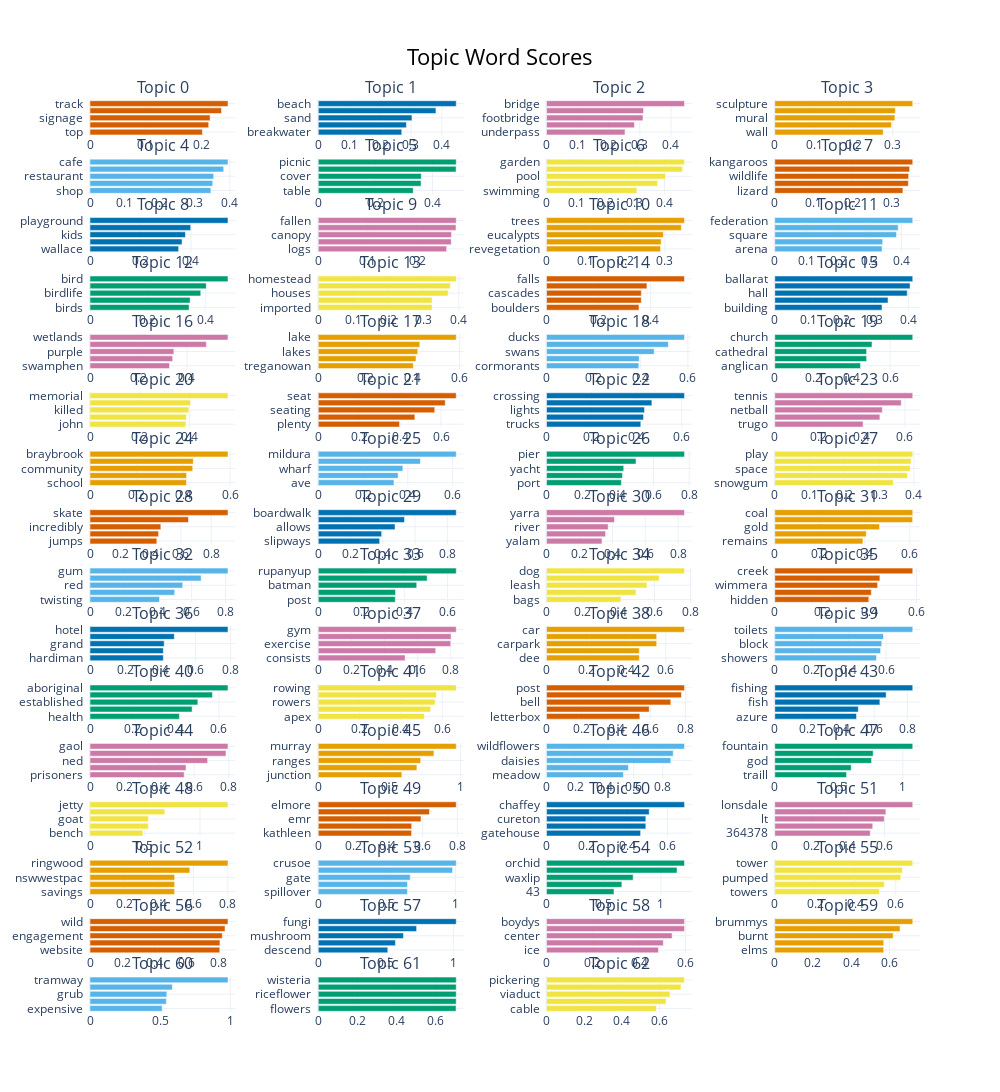

Notebook code cell kept with this figure:
### Code cell
topic_model.visualize_barchart(top_n_topics=n_unique_topics)

### Figure 1 — Plotly figure (JSON) as saved in the notebook; plotly's stock layout.template omitted (floating-point values rounded to 4 significant figures)
{"data": [{"marker": {"color": "#D55E00"}, "orientation": "h", "type": "bar", "x": [0.2015, 0.2128, 0.2153, 0.2358, 0.2474], "xaxis": "x", "y": ["top  ", "gravel  ", "signage  ", "steep  ", "track  "], "yaxis": "y"}, {"marker": {"color": "#0072B2"}, "orientation": "h", "type": "bar", "x": [0.2703, 0.2853, 0.3034, 0.3809, 0.4467], "xaxis": "x2", "y": ["breakwater  ", "tide  ", "sand  ", "bay  ", "beach  "], "yaxis": "y2"}, {"marker": {"color": "#CC79A7"}, "orientation": "h", "type": "bar", "x": [0.2524, 0.2825, 0.3101, 0.312, 0.4435], "xaxis": "x3", "y": ["underpass  ", "railway  ", "footbridge  ", "pedestrian  ", "bridge  "], "yaxis": "y3"}, {"marker": {"color": "#E69F00"}, "orientation": "h", "type": "bar", "x": [0.2757, 0.2965, 0.3054, 0.3067, 0.3508], "xaxis": "x4", "y": ["wall  ", "art  ", "mural  ", "artists  ", "sculpture  "], "yaxis": "y4"}, {"marker": {"color": "#56B4E9"}, "orientation": "h", "type": "bar", "x": [0.3457, 0.3511, 0.3538, 0.3823, 0.3947], "xaxis": "x5", "y": ["shop  ", "coffee  ", "restaurant  ", "bakery  ", "cafe  "], "yaxis": "y5"}, {"marker": {"color": "#009E73"}, "orientation": "h", "type": "bar", "x": [0.3325, 0.3597, 0.3605, 0.4824, 0.4829], "xaxis": "x6", "y": ["table  ", "tables  ", "cover  ", "bbq  ", "picnic  "], "yaxis": "y6"}, {"marker": {"color": "#F0E442"}, "orientation": "h", "type": "bar", "x": [0.3065, 0.3764, 0.4035, 0.4613, 0.4678], "xaxis": "x7", "y": ["swimming  ", "botanic  ", "pool  ", "gardens  ", "garden  "], "yaxis": "y7"}, {"marker": {"color": "#D55E00"}, "orientation": "h", "type": "bar", "x": [0.3302, 0.3443, 0.345, 0.3476, 0.3556], "xaxis": "x8", "y": ["lizard  ", "echidna  ", "wildlife  ", "animals  ", "kangaroos  "], "yaxis": "y8"}, {"marker": {"color": "#0072B2"}, "orientation": "h", "type": "bar", "x": [0.3513, 0.3649, 0.3783, 0.3992, 0.547], "xaxis": "x9", "y": ["wallace  ", "bayswater  ", "kids  ", "childrens  ", "playground  "], "yaxis": "y9"}, {"marker": {"color": "#CC79A7"}, "orientation": "h", "type": "bar", "x": [0.2593, 0.2688, 0.2692, 0.2783, 0.2788], "xaxis": "x10", "y": ["logs  ", "heathland  ", "canopy  ", "teal  ", "fallen  "], "yaxis": "y10"}, {"marker": {"color": "#E69F00"}, "orientation": "h", "type": "bar", "x": [0.2891, 0.2906, 0.2962, 0.3417, 0.3498], "xaxis": "x11", "y": ["revegetation  ", "native  ", "eucalypts  ", "tree  ", "trees  "], "yaxis": "y11"}, {"marker": {"color": "#56B4E9"}, "orientation": "h", "type": "bar", "x": [0.3391, 0.341, 0.3845, 0.3899, 0.436], "xaxis": "x12", "y": ["arena  ", "argus  ", "square  ", "flinders  ", "federation  "], "yaxis": "y12"}, {"marker": {"color": "#009E73"}, "orientation": "h", "type": "bar", "x": [0.3443, 0.3478, 0.3848, 0.4039, 0.4794], "xaxis": "x13", "y": ["birds  ", "nesting  ", "birdlife  ", "hide  ", "bird  "], "yaxis": "y13"}, {"marker": {"color": "#F0E442"}, "orientation": "h", "type": "bar", "x": [0.3238, 0.3238, 0.3695, 0.3758, 0.3925], "xaxis": "x14", "y": ["imported  ", "prefabricated  ", "houses  ", "house  ", "homestead  "], "yaxis": "y14"}, {"marker": {"color": "#D55E00"}, "orientation": "h", "type": "bar", "x": [0.3548, 0.3638, 0.3638, 0.3854, 0.5296], "xaxis": "x15", "y": ["boulders  ", "volcanic  ", "cascades  ", "rocks  ", "falls  "], "yaxis": "y15"}, {"marker": {"color": "#0072B2"}, "orientation": "h", "type": "bar", "x": [0.3211, 0.339, 0.3965, 0.405, 0.413], "xaxis": "x16", "y": ["building  ", "cinema  ", "hall  ", "civic  ", "ballarat  "], "yaxis": "y16"}, {"marker": {"color": "#CC79A7"}, "orientation": "h", "type": "bar", "x": [0.3282, 0.341, 0.3462, 0.4802, 0.5694], "xaxis": "x17", "y": ["swamphen  ", "ivanhoe  ", "purple  ", "wetland  ", "wetlands  "], "yaxis": "y17"}, {"marker": {"color": "#E69F00"}, "orientation": "h", "type": "bar", "x": [0.4037, 0.4153, 0.4227, 0.4313, 0.5862], "xaxis": "x18", "y": ["treganowan  ", "weeroona  ", "lakes  ", "hume  ", "lake  "], "yaxis": "y18"}, {"marker": {"color": "#56B4E9"}, "orientation": "h", "type": "bar", "x": [0.3915, 0.3934, 0.4568, 0.5169, 0.5854], "xaxis": "x19", "y": ["cormorants  ", "pelican  ", "swans  ", "pelicans  ", "ducks  "], "yaxis": "y19"}, {"marker": {"color": "#009E73"}, "orientation": "h", "type": "bar", "x": [0.4465, 0.478, 0.478, 0.5062, 0.7181], "xaxis": "x20", "y": ["anglican  ", "sacred  ", "cathedral  ", "uniting  ", "church  "], "yaxis": "y20"}, {"marker": {"color": "#F0E442"}, "orientation": "h", "type": "bar", "x": [0.3858, 0.3881, 0.3979, 0.4046, 0.5557], "xaxis": "x21", "y": ["john  ", "cenotaph  ", "killed  ", "war  ", "memorial  "], "yaxis": "y21"}, {"marker": {"color": "#D55E00"}, "orientation": "h", "type": "bar", "x": [0.3972, 0.4721, 0.5692, 0.6204, 0.6742], "xaxis": "x22", "y": ["plenty  ", "rest  ", "seating  ", "seats  ", "seat  "], "yaxis": "y22"}, {"marker": {"color": "#0072B2"}, "orientation": "h", "type": "bar", "x": [0.4183, 0.4305, 0.4348, 0.4675, 0.6122], "xaxis": "x23", "y": ["trucks  ", "traffic  ", "lights  ", "careful  ", "crossing  "], "yaxis": "y23"}, {"marker": {"color": "#CC79A7"}, "orientation": "h", "type": "bar", "x": [0.4074, 0.4844, 0.4958, 0.583, 0.6359], "xaxis": "x24", "y": ["trugo  ", "basketball  ", "netball  ", "courts  ", "tennis  "], "yaxis": "y24"}, {"marker": {"color": "#E69F00"}, "orientation": "h", "type": "bar", "x": [0.4132, 0.4138, 0.4402, 0.4425, 0.5913], "xaxis": "x25", "y": ["school  ", "primary  ", "community  ", "library  ", "braybrook  "], "yaxis": "y25"}, {"marker": {"color": "#56B4E9"}, "orientation": "h", "type": "bar", "x": [0.3381, 0.3565, 0.3781, 0.4562, 0.6162], "xaxis": "x26", "y": ["ave  ", "shillidays  ", "wharf  ", "milduras  ", "mildura  "], "yaxis": "y26"}, {"marker": {"color": "#009E73"}, "orientation": "h", "type": "bar", "x": [0.4199, 0.4257, 0.4331, 0.5017, 0.7738], "xaxis": "x27", "y": ["port  ", "altona  ", "yacht  ", "princes  ", "pier  "], "yaxis": "y27"}, {"marker": {"color": "#F0E442"}, "orientation": "h", "type": "bar", "x": [0.3406, 0.3811, 0.389, 0.3916, 0.3964], "xaxis": "x28", "y": ["snowgum  ", "michie  ", "space  ", "jaycee  ", "play  "], "yaxis": "y28"}, {"marker": {"color": "#D55E00"}, "orientation": "h", "type": "bar", "x": [0.4411, 0.4527, 0.4676, 0.6499, 0.9108], "xaxis": "x29", "y": ["jumps  ", "bigger  ", "incredibly  ", "bmx  ", "skate  "], "yaxis": "y29"}, {"marker": {"color": "#0072B2"}, "orientation": "h", "type": "bar", "x": [0.3805, 0.3929, 0.4759, 0.5346, 0.8551], "xaxis": "x30", "y": ["slipways  ", "wet  ", "allows  ", "boardwalks  ", "boardwalk  "], "yaxis": "y30"}, {"marker": {"color": "#CC79A7"}, "orientation": "h", "type": "bar", "x": [0.3372, 0.3591, 0.375, 0.413, 0.8388], "xaxis": "x31", "y": ["yalam  ", "mcec  ", "river  ", "como  ", "yarra  "], "yaxis": "y31"}, {"marker": {"color": "#E69F00"}, "orientation": "h", "type": "bar", "x": [0.3919, 0.4067, 0.4656, 0.6127, 0.6132], "xaxis": "x32", "y": ["remains  ", "foundations  ", "gold  ", "mine  ", "coal  "], "yaxis": "y32"}, {"marker": {"color": "#56B4E9"}, "orientation": "h", "type": "bar", "x": [0.4104, 0.5002, 0.5474, 0.6564, 0.8149], "xaxis": "x33", "y": ["twisting  ", "gumtree  ", "red  ", "gums  ", "gum  "], "yaxis": "y33"}, {"marker": {"color": "#009E73"}, "orientation": "h", "type": "bar", "x": [0.3579, 0.359, 0.4576, 0.5059, 0.6411], "xaxis": "x34", "y": ["post  ", "keysborough  ", "batman  ", "golf  ", "rupanyup  "], "yaxis": "y34"}, {"marker": {"color": "#F0E442"}, "orientation": "h", "type": "bar", "x": [0.4132, 0.497, 0.5576, 0.6258, 0.7667], "xaxis": "x35", "y": ["bags  ", "pooch  ", "leash  ", "dogs  ", "dog  "], "yaxis": "y35"}, {"marker": {"color": "#D55E00"}, "orientation": "h", "type": "bar", "x": [0.3981, 0.4088, 0.4354, 0.4449, 0.584], "xaxis": "x36", "y": ["hidden  ", "stony  ", "wimmera  ", "yarriambiack  ", "creek  "], "yaxis": "y36"}, {"marker": {"color": "#0072B2"}, "orientation": "h", "type": "bar", "x": [0.4173, 0.4173, 0.4221, 0.4798, 0.7852], "xaxis": "x37", "y": ["hardiman  ", "morgala  ", "grand  ", "tinamba  ", "hotel  "], "yaxis": "y37"}, {"marker": {"color": "#CC79A7"}, "orientation": "h", "type": "bar", "x": [0.5239, 0.7086, 0.7992, 0.8012, 0.8324], "xaxis": "x38", "y": ["consists  ", "outdoor  ", "exercise  ", "equipment  ", "gym  "], "yaxis": "y38"}, {"marker": {"color": "#E69F00"}, "orientation": "h", "type": "bar", "x": [0.4668, 0.4668, 0.5541, 0.5541, 0.694], "xaxis": "x39", "y": ["dee  ", "thunder  ", "carpark  ", "parking  ", "car  "], "yaxis": "y39"}, {"marker": {"color": "#56B4E9"}, "orientation": "h", "type": "bar", "x": [0.5484, 0.5705, 0.5769, 0.5863, 0.7439], "xaxis": "x40", "y": ["showers  ", "public  ", "block  ", "toilet  ", "toilets  "], "yaxis": "y40"}, {"marker": {"color": "#009E73"}, "orientation": "h", "type": "bar", "x": [0.4161, 0.4756, 0.502, 0.5699, 0.6424], "xaxis": "x41", "y": ["health  ", "koori  ", "established  ", "gertrude  ", "aboriginal  "], "yaxis": "y41"}, {"marker": {"color": "#F0E442"}, "orientation": "h", "type": "bar", "x": [0.513, 0.5438, 0.565, 0.5714, 0.6673], "xaxis": "x42", "y": ["apex  ", "clubs  ", "rowers  ", "boat  ", "rowing  "], "yaxis": "y42"}, {"marker": {"color": "#D55E00"}, "orientation": "h", "type": "bar", "x": [0.537, 0.591, 0.7152, 0.7765, 0.7939], "xaxis": "x43", "y": ["letterbox  ", "clock  ", "bell  ", "office  ", "post  "], "yaxis": "y43"}, {"marker": {"color": "#0072B2"}, "orientation": "h", "type": "bar", "x": [0.4932, 0.504, 0.6342, 0.6721, 0.8326], "xaxis": "x44", "y": ["azure  ", "anglers  ", "fish  ", "trout  ", "fishing  "], "yaxis": "y44"}, {"marker": {"color": "#CC79A7"}, "orientation": "h", "type": "bar", "x": [0.5424, 0.553, 0.6777, 0.7833, 0.7949], "xaxis": "x45", "y": ["prisoners  ", "precinct  ", "ned  ", "beechworth  ", "gaol  "], "yaxis": "y45"}, {"marker": {"color": "#E69F00"}, "orientation": "h", "type": "bar", "x": [0.5873, 0.6926, 0.7193, 0.8123, 0.969], "xaxis": "x46", "y": ["junction  ", "rivers  ", "ranges  ", "brisbane  ", "murray  "], "yaxis": "y46"}, {"marker": {"color": "#56B4E9"}, "orientation": "h", "type": "bar", "x": [0.5289, 0.5633, 0.8549, 0.8713, 0.9489], "xaxis": "x47", "y": ["meadow  ", "yam  ", "daisies  ", "wildflower  ", "wildflowers  "], "yaxis": "y47"}, {"marker": {"color": "#009E73"}, "orientation": "h", "type": "bar", "x": [0.5602, 0.5967, 0.7556, 0.7682, 1.077], "xaxis": "x48", "y": ["traill  ", "7th  ", "god  ", "alexandra  ", "fountain  "], "yaxis": "y48"}, {"marker": {"color": "#F0E442"}, "orientation": "h", "type": "bar", "x": [0.4805, 0.5311, 0.5311, 0.6804, 1.255], "xaxis": "x49", "y": ["bench  ", "coffs  ", "goat  ", "warneet  ", "jetty  "], "yaxis": "y49"}, {"marker": {"color": "#D55E00"}, "orientation": "h", "type": "bar", "x": [0.5367, 0.5374, 0.5911, 0.6396, 0.7936], "xaxis": "x50", "y": ["kathleen  ", "station  ", "emr  ", "preschool  ", "elmore  "], "yaxis": "y50"}, {"marker": {"color": "#0072B2"}, "orientation": "h", "type": "bar", "x": [0.4673, 0.4933, 0.4933, 0.5101, 0.6852], "xaxis": "x51", "y": ["gatehouse  ", "bungalow  ", "cureton  ", "avenue  ", "chaffey  "], "yaxis": "y51"}, {"marker": {"color": "#CC79A7"}, "orientation": "h", "type": "bar", "x": [0.5214, 0.535, 0.5982, 0.6069, 0.7536], "xaxis": "x52", "y": ["364378  ", "clinic  ", "lt  ", "womens  ", "lonsdale  "], "yaxis": "y52"}, {"marker": {"color": "#E69F00"}, "orientation": "h", "type": "bar", "x": [0.4912, 0.4912, 0.4912, 0.5796, 0.801], "xaxis": "x53", "y": ["savings  ", "finnish  ", "nswwestpac  ", "maroondah  ", "ringwood  "], "yaxis": "y53"}, {"marker": {"color": "#56B4E9"}, "orientation": "h", "type": "bar", "x": [0.6505, 0.6505, 0.6706, 0.9795, 1.006], "xaxis": "x54", "y": ["spillover  ", "millers  ", "gate  ", "reservoir  ", "crusoe  "], "yaxis": "y54"}, {"marker": {"color": "#009E73"}, "orientation": "h", "type": "bar", "x": [0.5896, 0.6585, 0.7571, 1.141, 1.206], "xaxis": "x55", "y": ["43  ", "glossodia  ", "waxlip  ", "orchids  ", "orchid  "], "yaxis": "y55"}, {"marker": {"color": "#F0E442"}, "orientation": "h", "type": "bar", "x": [0.5185, 0.5434, 0.6246, 0.6326, 0.6842], "xaxis": "x56", "y": ["towers  ", "supply  ", "pumped  ", "towns  ", "tower  "], "yaxis": "y56"}, {"marker": {"color": "#D55E00"}, "orientation": "h", "type": "bar", "x": [0.805, 0.806, 0.8205, 0.8376, 0.8559], "xaxis": "x57", "y": ["website  ", "nature  ", "engagement  ", "notforprofit  ", "wild  "], "yaxis": "y57"}, {"marker": {"color": "#0072B2"}, "orientation": "h", "type": "bar", "x": [0.5138, 0.5701, 0.6293, 0.7266, 1.019], "xaxis": "x58", "y": ["descend  ", "spider  ", "mushroom  ", "mushrooms  ", "fungi  "], "yaxis": "y58"}, {"marker": {"color": "#CC79A7"}, "orientation": "h", "type": "bar", "x": [0.483, 0.5041, 0.5421, 0.5955, 0.5955], "xaxis": "x59", "y": ["ice  ", "mornington  ", "center  ", "anthills  ", "boydys  "], "yaxis": "y59"}, {"marker": {"color": "#E69F00"}, "orientation": "h", "type": "bar", "x": [0.5706, 0.5706, 0.62, 0.6561, 0.7226], "xaxis": "x60", "y": ["elms  ", "bremner  ", "burnt  ", "weeks  ", "brummys  "], "yaxis": "y60"}, {"marker": {"color": "#56B4E9"}, "orientation": "h", "type": "bar", "x": [0.5142, 0.5441, 0.5477, 0.5868, 0.9835], "xaxis": "x61", "y": ["expensive  ", "lysterfield  ", "grub  ", "formation  ", "tramway  "], "yaxis": "y61"}, {"marker": {"color": "#009E73"}, "orientation": "h", "type": "bar", "x": [0.7024, 0.7034, 0.7034, 0.7034, 0.7034], "xaxis": "x62", "y": ["flowers  ", "dilwinia  ", "riceflower  ", "emblem  ", "wisteria  "], "yaxis": "y62"}, {"marker": {"color": "#F0E442"}, "orientation": "h", "type": "bar", "x": [0.5831, 0.6347, 0.6556, 0.7142, 0.7329], "xaxis": "x63", "y": ["cable  ", "doncaster  ", "viaduct  ", "koonung  ", "pickering  "], "yaxis": "y63"}], "layout": {"annotations": [{"font": {"size": 16}, "showarrow": false, "text": "Topic 0", "x": 0.0875, "xanchor": "center", "xref": "paper", "y": 1, "yanchor": "bottom", "yref": "paper"}, {"font": {"size": 16}, "showarrow": false, "text": "Topic 1", "x": 0.3625, "xanchor": "center", "xref": "paper", "y": 1, "yanchor": "bottom", "yref": "paper"}, {"font": {"size": 16}, "showarrow": false, "text": "Topic 2", "x": 0.6375, "xanchor": "center", "xref": "paper", "y": 1, "yanchor": "bottom", "yref": "paper"}, {"font": {"size": 16}, "showarrow": false, "text": "Topic 3", "x": 0.9125, "xanchor": "center", "xref": "paper", "y": 1, "yanchor": "bottom", "yref": "paper"}, {"font": {"size": 16}, "showarrow": false, "text": "Topic 4", "x": 0.0875, "xanchor": "center", "xref": "paper", "y": 0.9359, "yanchor": "bottom", "yref": "paper"}, {"font": {"size": 16}, "showarrow": false, "text": "Topic 5", "x": 0.3625, "xanchor": "center", "xref": "paper", "y": 0.9359, "yanchor": "bottom", "yref": "paper"}, {"font": {"size": 16}, "showarrow": false, "text": "Topic 6", "x": 0.6375, "xanchor": "center", "xref": "paper", "y": 0.9359, "yanchor": "bottom", "yref": "paper"}, {"font": {"size": 16}, "showarrow": false, "text": "Topic 7", "x": 0.9125, "xanchor": "center", "xref": "paper", "y": 0.9359, "yanchor": "bottom", "yref": "paper"}, {"font": {"size": 16}, "showarrow": false, "text": "Topic 8", "x": 0.0875, "xanchor": "center", "xref": "paper", "y": 0.8719, "yanchor": "bottom", "yref": "paper"}, {"font": {"size": 16}, "showarrow": false, "text": "Topic 9", "x": 0.3625, "xanchor": "center", "xref": "paper", "y": 0.8719, "yanchor": "bottom", "yref": "paper"}, {"font": {"size": 16}, "showarrow": false, "text": "Topic 10", "x": 0.6375, "xanchor": "center", "xref": "paper", "y": 0.8719, "yanchor": "bottom", "yref": "paper"}, {"font": {"size": 16}, "showarrow": false, "text": "Topic 11", "x": 0.9125, "xanchor": "center", "xref": "paper", "y": 0.8719, "yanchor": "bottom", "yref": "paper"}, {"font": {"size": 16}, "showarrow": false, "text": "Topic 12", "x": 0.0875, "xanchor": "center", "xref": "paper", "y": 0.8078, "yanchor": "bottom", "yref": "paper"}, {"font": {"size": 16}, "showarrow": false, "text": "Topic 13", "x": 0.3625, "xanchor": "center", "xref": "paper", "y": 0.8078, "yanchor": "bottom", "yref": "paper"}, {"font": {"size": 16}, "showarrow": false, "text": "Topic 14", "x": 0.6375, "xanchor": "center", "xref": "paper", "y": 0.8078, "yanchor": "bottom", "yref": "paper"}, {"font": {"size": 16}, "showarrow": false, "text": "Topic 15", "x": 0.9125, "xanchor": "center", "xref": "paper", "y": 0.8078, "yanchor": "bottom", "yref": "paper"}, {"font": {"size": 16}, "showarrow": false, "text": "Topic 16", "x": 0.0875, "xanchor": "center", "xref": "paper", "y": 0.7438, "yanchor": "bottom", "yref": "paper"}, {"font": {"size": 16}, "showarrow": false, "text": "Topic 17", "x": 0.3625, "xanchor": "center", "xref": "paper", "y": 0.7438, "yanchor": "bottom", "yref": "paper"}, {"font": {"size": 16}, "showarrow": false, "text": "Topic 18", "x": 0.6375, "xanchor": "center", "xref": "paper", "y": 0.7438, "yanchor": "bottom", "yref": "paper"}, {"font": {"size": 16}, "showarrow": false, "text": "Topic 19", "x": 0.9125, "xanchor": "center", "xref": "paper", "y": 0.7438, "yanchor": "bottom", "yref": "paper"}, {"font": {"size": 16}, "showarrow": false, "text": "Topic 20", "x": 0.0875, "xanchor": "center", "xref": "paper", "y": 0.6797, "yanchor": "bottom", "yref": "paper"}, {"font": {"size": 16}, "showarrow": false, "text": "Topic 21", "x": 0.3625, "xanchor": "center", "xref": "paper", "y": 0.6797, "yanchor": "bottom", "yref": "paper"}, {"font": {"size": 16}, "showarrow": false, "text": "Topic 22", "x": 0.6375, "xanchor": "center", "xref": "paper", "y": 0.6797, "yanchor": "bottom", "yref": "paper"}, {"font": {"size": 16}, "showarrow": false, "text": "Topic 23", "x": 0.9125, "xanchor": "center", "xref": "paper", "y": 0.6797, "yanchor": "bottom", "yref": "paper"}, {"font": {"size": 16}, "showarrow": false, "text": "Topic 24", "x": 0.0875, "xanchor": "center", "xref": "paper", "y": 0.6156, "yanchor": "bottom", "yref": "paper"}, {"font": {"size": 16}, "showarrow": false, "text": "Topic 25", "x": 0.3625, "xanchor": "center", "xref": "paper", "y": 0.6156, "yanchor": "bottom", "yref": "paper"}, {"font": {"size": 16}, "showarrow": false, "text": "Topic 26", "x": 0.6375, "xanchor": "center", "xref": "paper", "y": 0.6156, "yanchor": "bottom", "yref": "paper"}, {"font": {"size": 16}, "showarrow": false, "text": "Topic 27", "x": 0.9125, "xanchor": "center", "xref": "paper", "y": 0.6156, "yanchor": "bottom", "yref": "paper"}, {"font": {"size": 16}, "showarrow": false, "text": "Topic 28", "x": 0.0875, "xanchor": "center", "xref": "paper", "y": 0.5516, "yanchor": "bottom", "yref": "paper"}, {"font": {"size": 16}, "showarrow": false, "text": "Topic 29", "x": 0.3625, "xanchor": "center", "xref": "paper", "y": 0.5516, "yanchor": "bottom", "yref": "paper"}, {"font": {"size": 16}, "showarrow": false, "text": "Topic 30", "x": 0.6375, "xanchor": "center", "xref": "paper", "y": 0.5516, "yanchor": "bottom", "yref": "paper"}, {"font": {"size": 16}, "showarrow": false, "text": "Topic 31", "x": 0.9125, "xanchor": "center", "xref": "paper", "y": 0.5516, "yanchor": "bottom", "yref": "paper"}, {"font": {"size": 16}, "showarrow": false, "text": "Topic 32", "x": 0.0875, "xanchor": "center", "xref": "paper", "y": 0.4875, "yanchor": "bottom", "yref": "paper"}, {"font": {"size": 16}, "showarrow": false, "text": "Topic 33", "x": 0.3625, "xanchor": "center", "xref": "paper", "y": 0.4875, "yanchor": "bottom", "yref": "paper"}, {"font": {"size": 16}, "showarrow": false, "text": "Topic 34", "x": 0.6375, "xanchor": "center", "xref": "paper", "y": 0.4875, "yanchor": "bottom", "yref": "paper"}, {"font": {"size": 16}, "showarrow": false, "text": "Topic 35", "x": 0.9125, "xanchor": "center", "xref": "paper", "y": 0.4875, "yanchor": "bottom", "yref": "paper"}, {"font": {"size": 16}, "showarrow": false, "text": "Topic 36", "x": 0.0875, "xanchor": "center", "xref": "paper", "y": 0.4234, "yanchor": "bottom", "yref": "paper"}, {"font": {"size": 16}, "showarrow": false, "text": "Topic 37", "x": 0.3625, "xanchor": "center", "xref": "paper", "y": 0.4234, "yanchor": "bottom", "yref": "paper"}, {"font": {"size": 16}, "showarrow": false, "text": "Topic 38", "x": 0.6375, "xanchor": "center", "xref": "paper", "y": 0.4234, "yanchor": "bottom", "yref": "paper"}, {"font": {"size": 16}, "showarrow": false, "text": "Topic 39", "x": 0.9125, "xanchor": "center", "xref": "paper", "y": 0.4234, "yanchor": "bottom", "yref": "paper"}, {"font": {"size": 16}, "showarrow": false, "text": "Topic 40", "x": 0.0875, "xanchor": "center", "xref": "paper", "y": 0.3594, "yanchor": "bottom", "yref": "paper"}, {"font": {"size": 16}, "showarrow": false, "text": "Topic 41", "x": 0.3625, "xanchor": "center", "xref": "paper", "y": 0.3594, "yanchor": "bottom", "yref": "paper"}, {"font": {"size": 16}, "showarrow": false, "text": "Topic 42", "x": 0.6375, "xanchor": "center", "xref": "paper", "y": 0.3594, "yanchor": "bottom", "yref": "paper"}, {"font": {"size": 16}, "showarrow": false, "text": "Topic 43", "x": 0.9125, "xanchor": "center", "xref": "paper", "y": 0.3594, "yanchor": "bottom", "yref": "paper"}, {"font": {"size": 16}, "showarrow": false, "text": "Topic 44", "x": 0.0875, "xanchor": "center", "xref": "paper", "y": 0.2953, "yanchor": "bottom", "yref": "paper"}, {"font": {"size": 16}, "showarrow": false, "text": "Topic 45", "x": 0.3625, "xanchor": "center", "xref": "paper", "y": 0.2953, "yanchor": "bottom", "yref": "paper"}, {"font": {"size": 16}, "showarrow": false, "text": "Topic 46", "x": 0.6375, "xanchor": "center", "xref": "paper", "y": 0.2953, "yanchor": "bottom", "yref": "paper"}, {"font": {"size": 16}, "showarrow": false, "text": "Topic 47", "x": 0.9125, "xanchor": "center", "xref": "paper", "y": 0.2953, "yanchor": "bottom", "yref": "paper"}, {"font": {"size": 16}, "showarrow": false, "text": "Topic 48", "x": 0.0875, "xanchor": "center", "xref": "paper", "y": 0.2313, "yanchor": "bottom", "yref": "paper"}, {"font": {"size": 16}, "showarrow": false, "text": "Topic 49", "x": 0.3625, "xanchor": "center", "xref": "paper", "y": 0.2313, "yanchor": "bottom", "yref": "paper"}, {"font": {"size": 16}, "showarrow": false, "text": "Topic 50", "x": 0.6375, "xanchor": "center", "xref": "paper", "y": 0.2313, "yanchor": "bottom", "yref": "paper"}, {"font": {"size": 16}, "showarrow": false, "text": "Topic 51", "x": 0.9125, "xanchor": "center", "xref": "paper", "y": 0.2313, "yanchor": "bottom", "yref": "paper"}, {"font": {"size": 16}, "showarrow": false, "text": "Topic 52", "x": 0.0875, "xanchor": "center", "xref": "paper", "y": 0.1672, "yanchor": "bottom", "yref": "paper"}, {"font": {"size": 16}, "showarrow": false, "text": "Topic 53", "x": 0.3625, "xanchor": "center", "xref": "paper", "y": 0.1672, "yanchor": "bottom", "yref": "paper"}, {"font": {"size": 16}, "showarrow": false, "text": "Topic 54", "x": 0.6375, "xanchor": "center", "xref": "paper", "y": 0.1672, "yanchor": "bottom", "yref": "paper"}, {"font": {"size": 16}, "showarrow": false, "text": "Topic 55", "x": 0.9125, "xanchor": "center", "xref": "paper", "y": 0.1672, "yanchor": "bottom", "yref": "paper"}, {"font": {"size": 16}, "showarrow": false, "text": "Topic 56", "x": 0.0875, "xanchor": "center", "xref": "paper", "y": 0.1031, "yanchor": "bottom", "yref": "paper"}, {"font": {"size": 16}, "showarrow": false, "text": "Topic 57", "x": 0.3625, "xanchor": "center", "xref": "paper", "y": 0.1031, "yanchor": "bottom", "yref": "paper"}, {"font": {"size": 16}, "showarrow": false, "text": "Topic 58", "x": 0.6375, "xanchor": "center", "xref": "paper", "y": 0.1031, "yanchor": "bottom", "yref": "paper"}, {"font": {"size": 16}, "showarrow": false, "text": "Topic 59", "x": 0.9125, "xanchor": "center", "xref": "paper", "y": 0.1031, "yanchor": "bottom", "yref": "paper"}, {"font": {"size": 16}, "showarrow": false, "text": "Topic 60", "x": 0.0875, "xanchor": "center", "xref": "paper", "y": 0.03906, "yanchor": "bottom", "yref": "paper"}, {"font": {"size": 16}, "showarrow": false, "text": "Topic 61", "x": 0.3625, "xanchor": "center", "xref": "paper", "y": 0.03906, "yanchor": "bottom", "yref": "paper"}, {"font": {"size": 16}, "showarrow": false, "text": "Topic 62", "x": 0.6375, "xanchor": "center", "xref": "paper", "y": 0.03906, "yanchor": "bottom", "yref": "paper"}], "height": 4000, "hoverlabel": {"bgcolor": "white", "font": {"family": "Rockwell", "size": 16}}, "showlegend": false, "title": {"font": {"color": "Black", "size": 22}, "text": "Topic Word Scores", "x": 0.5, "xanchor": "center", "yanchor": "top"}, "width": 1000, "xaxis": {"anchor": "y", "domain": [0, 0.175], "showgrid": true}, "xaxis10": {"anchor": "y10", "domain": [0.275, 0.45], "showgrid": true}, "xaxis11": {"anchor": "y11", "domain": [0.55, 0.725], "showgrid": true}, "xaxis12": {"anchor": "y12", "domain": [0.825, 1], "showgrid": true}, "xaxis13": {"anchor": "y13", "domain": [0, 0.175], "showgrid": true}, "xaxis14": {"anchor": "y14", "domain": [0.275, 0.45], "showgrid": true}, "xaxis15": {"anchor": "y15", "domain": [0.55, 0.725], "showgrid": true}, "xaxis16": {"anchor": "y16", "domain": [0.825, 1], "showgrid": true}, "xaxis17": {"anchor": "y17", "domain": [0, 0.175], "showgrid": true}, "xaxis18": {"anchor": "y18", "domain": [0.275, 0.45], "showgrid": true}, "xaxis19": {"anchor": "y19", "domain": [0.55, 0.725], "showgrid": true}, "xaxis2": {"anchor": "y2", "domain": [0.275, 0.45], "showgrid": true}, "xaxis20": {"anchor": "y20", "domain": [0.825, 1], "showgrid": true}, "xaxis21": {"anchor": "y21", "domain": [0, 0.175], "showgrid": true}, "xaxis22": {"anchor": "y22", "domain": [0.275, 0.45], "showgrid": true}, "xaxis23": {"anchor": "y23", "domain": [0.55, 0.725], "showgrid": true}, "xaxis24": {"anchor": "y24", "domain": [0.825, 1], "showgrid": true}, "xaxis25": {"anchor": "y25", "domain": [0, 0.175], "showgrid": true}, "xaxis26": {"anchor": "y26", "domain": [0.275, 0.45], "showgrid": true}, "xaxis27": {"anchor": "y27", "domain": [0.55, 0.725], "showgrid": true}, "xaxis28": {"anchor": "y28", "domain": [0.825, 1], "showgrid": true}, "xaxis29": {"anchor": "y29", "domain": [0, 0.175], "showgrid": true}, "xaxis3": {"anchor": "y3", "domain": [0.55, 0.725], "showgrid": true}, "xaxis30": {"anchor": "y30", "domain": [0.275, 0.45], "showgrid": true}, "xaxis31": {"anchor": "y31", "domain": [0.55, 0.725], "showgrid": true}, "xaxis32": {"anchor": "y32", "domain": [0.825, 1], "showgrid": true}, "xaxis33": {"anchor": "y33", "domain": [0, 0.175], "showgrid": true}, "xaxis34": {"anchor": "y34", "domain": [0.275, 0.45], "showgrid": true}, "xaxis35": {"anchor": "y35", "domain": [0.55, 0.725], "showgrid": true}, "xaxis36": {"anchor": "y36", "domain": [0.825, 1], "showgrid": true}, "xaxis37": {"anchor": "y37", "domain": [0, 0.175], "showgrid": true}, "xaxis38": {"anchor": "y38", "domain": [0.275, 0.45], "showgrid": true}, "xaxis39": {"anchor": "y39", "domain": [0.55, 0.725], "showgrid": true}, "xaxis4": {"anchor": "y4", "domain": [0.825, 1], "showgrid": true}, "xaxis40": {"anchor": "y40", "domain": [0.825, 1], "showgrid": true}, "xaxis41": {"anchor": "y41", "domain": [0, 0.175], "showgrid": true}, "xaxis42": {"anchor": "y42", "domain": [0.275, 0.45], "showgrid": true}, "xaxis43": {"anchor": "y43", "domain": [0.55, 0.725], "showgrid": true}, "xaxis44": {"anchor": "y44", "domain": [0.825, 1], "showgrid": true}, "xaxis45": {"anchor": "y45", "domain": [0, 0.175], "showgrid": true}, "xaxis46": {"anchor": "y46", "domain": [0.275, 0.45], "showgrid": true}, "xaxis47": {"anchor": "y47", "domain": [0.55, 0.725], "showgrid": true}, "xaxis48": {"anchor": "y48", "domain": [0.825, 1], "showgrid": true}, "xaxis49": {"anchor": "y49", "domain": [0, 0.175], "showgrid": true}, "xaxis5": {"anchor": "y5", "domain": [0, 0.175], "showgrid": true}, "xaxis50": {"anchor": "y50", "domain": [0.275, 0.45], "showgrid": true}, "xaxis51": {"anchor": "y51", "domain": [0.55, 0.725], "showgrid": true}, "xaxis52": {"anchor": "y52", "domain": [0.825, 1], "showgrid": true}, "xaxis53": {"anchor": "y53", "domain": [0, 0.175], "showgrid": true}, "xaxis54": {"anchor": "y54", "domain": [0.275, 0.45], "showgrid": true}, "xaxis55": {"anchor": "y55", "domain": [0.55, 0.725], "showgrid": true}, "xaxis56": {"anchor": "y56", "domain": [0.825, 1], "showgrid": true}, "xaxis57": {"anchor": "y57", "domain": [0, 0.175], "showgrid": true}, "xaxis58": {"anchor": "y58", "domain": [0.275, 0.45], "showgrid": true}, "xaxis59": {"anchor": "y59", "domain": [0.55, 0.725], "showgrid": true}, "xaxis6": {"anchor": "y6", "domain": [0.275, 0.45], "showgrid": true}, "xaxis60": {"anchor": "y60", "domain": [0.825, 1], "showgrid": true}, "xaxis61": {"anchor": "y61", "domain": [0, 0.175], "showgrid": true}, "xaxis62": {"anchor": "y62", "domain": [0.275, 0.45], "showgrid": true}, "xaxis63": {"anchor": "y63", "domain": [0.55, 0.725], "showgrid": true}, "xaxis64": {"anchor": "y64", "domain": [0.825, 1], "showgrid": true}, "xaxis7": {"anchor": "y7", "domain": [0.55, 0.725], "showgrid": true}, "xaxis8": {"anchor": "y8", "domain": [0.825, 1], "showgrid": true}, "xaxis9": {"anchor": "y9", "domain": [0, 0.175], "showgrid": true}, "yaxis": {"anchor": "x", "domain": [0.9609, 1], "showgrid": true}, "yaxis10": {"anchor": "x10", "domain": [0.8328, 0.8719], "showgrid": true}, "yaxis11": {"anchor": "x11", "domain": [0.8328, 0.8719], "showgrid": true}, "yaxis12": {"anchor": "x12", "domain": [0.8328, 0.8719], "showgrid": true}, "yaxis13": {"anchor": "x13", "domain": [0.7688, 0.8078], "showgrid": true}, "yaxis14": {"anchor": "x14", "domain": [0.7688, 0.8078], "showgrid": true}, "yaxis15": {"anchor": "x15", "domain": [0.7688, 0.8078], "showgrid": true}, "yaxis16": {"anchor": "x16", "domain": [0.7688, 0.8078], "showgrid": true}, "yaxis17": {"anchor": "x17", "domain": [0.7047, 0.7438], "showgrid": true}, "yaxis18": {"anchor": "x18", "domain": [0.7047, 0.7438], "showgrid": true}, "yaxis19": {"anchor": "x19", "domain": [0.7047, 0.7438], "showgrid": true}, "yaxis2": {"anchor": "x2", "domain": [0.9609, 1], "showgrid": true}, "yaxis20": {"anchor": "x20", "domain": [0.7047, 0.7438], "showgrid": true}, "yaxis21": {"anchor": "x21", "domain": [0.6406, 0.6797], "showgrid": true}, "yaxis22": {"anchor": "x22", "domain": [0.6406, 0.6797], "showgrid": true}, "yaxis23": {"anchor": "x23", "domain": [0.6406, 0.6797], "showgrid": true}, "yaxis24": {"anchor": "x24", "domain": [0.6406, 0.6797], "showgrid": true}, "yaxis25": {"anchor": "x25", "domain": [0.5766, 0.6156], "showgrid": true}, "yaxis26": {"anchor": "x26", "domain": [0.5766, 0.6156], "showgrid": true}, "yaxis27": {"anchor": "x27", "domain": [0.5766, 0.6156], "showgrid": true}, "yaxis28": {"anchor": "x28", "domain": [0.5766, 0.6156], "showgrid": true}, "yaxis29": {"anchor": "x29", "domain": [0.5125, 0.5516], "showgrid": true}, "yaxis3": {"anchor": "x3", "domain": [0.9609, 1], "showgrid": true}, "yaxis30": {"anchor": "x30", "domain": [0.5125, 0.5516], "showgrid": true}, "yaxis31": {"anchor": "x31", "domain": [0.5125, 0.5516], "showgrid": true}, "yaxis32": {"anchor": "x32", "domain": [0.5125, 0.5516], "showgrid": true}, "yaxis33": {"anchor": "x33", "domain": [0.4484, 0.4875], "showgrid": true}, "yaxis34": {"anchor": "x34", "domain": [0.4484, 0.4875], "showgrid": true}, "yaxis35": {"anchor": "x35", "domain": [0.4484, 0.4875], "showgrid": true}, "yaxis36": {"anchor": "x36", "domain": [0.4484, 0.4875], "showgrid": true}, "yaxis37": {"anchor": "x37", "domain": [0.3844, 0.4234], "showgrid": true}, "yaxis38": {"anchor": "x38", "domain": [0.3844, 0.4234], "showgrid": true}, "yaxis39": {"anchor": "x39", "domain": [0.3844, 0.4234], "showgrid": true}, "yaxis4": {"anchor": "x4", "domain": [0.9609, 1], "showgrid": true}, "yaxis40": {"anchor": "x40", "domain": [0.3844, 0.4234], "showgrid": true}, "yaxis41": {"anchor": "x41", "domain": [0.3203, 0.3594], "showgrid": true}, "yaxis42": {"anchor": "x42", "domain": [0.3203, 0.3594], "showgrid": true}, "yaxis43": {"anchor": "x43", "domain": [0.3203, 0.3594], "showgrid": true}, "yaxis44": {"anchor": "x44", "domain": [0.3203, 0.3594], "showgrid": true}, "yaxis45": {"anchor": "x45", "domain": [0.2562, 0.2953], "showgrid": true}, "yaxis46": {"anchor": "x46", "domain": [0.2562, 0.2953], "showgrid": true}, "yaxis47": {"anchor": "x47", "domain": [0.2562, 0.2953], "showgrid": true}, "yaxis48": {"anchor": "x48", "domain": [0.2562, 0.2953], "showgrid": true}, "yaxis49": {"anchor": "x49", "domain": [0.1922, 0.2313], "showgrid": true}, "yaxis5": {"anchor": "x5", "domain": [0.8969, 0.9359], "showgrid": true}, "yaxis50": {"anchor": "x50", "domain": [0.1922, 0.2313], "showgrid": true}, "yaxis51": {"anchor": "x51", "domain": [0.1922, 0.2313], "showgrid": true}, "yaxis52": {"anchor": "x52", "domain": [0.1922, 0.2313], "showgrid": true}, "yaxis53": {"anchor": "x53", "domain": [0.1281, 0.1672], "showgrid": true}, "yaxis54": {"anchor": "x54", "domain": [0.1281, 0.1672], "showgrid": true}, "yaxis55": {"anchor": "x55", "domain": [0.1281, 0.1672], "showgrid": true}, "yaxis56": {"anchor": "x56", "domain": [0.1281, 0.1672], "showgrid": true}, "yaxis57": {"anchor": "x57", "domain": [0.06406, 0.1031], "showgrid": true}, "yaxis58": {"anchor": "x58", "domain": [0.06406, 0.1031], "showgrid": true}, "yaxis59": {"anchor": "x59", "domain": [0.06406, 0.1031], "showgrid": true}, "yaxis6": {"anchor": "x6", "domain": [0.8969, 0.9359], "showgrid": true}, "yaxis60": {"anchor": "x60", "domain": [0.06406, 0.1031], "showgrid": true}, "yaxis61": {"anchor": "x61", "domain": [0, 0.03906], "showgrid": true}, "yaxis62": {"anchor": "x62", "domain": [0, 0.03906], "showgrid": true}, "yaxis63": {"anchor": "x63", "domain": [0, 0.03906], "showgrid": true}, "yaxis64": {"anchor": "x64", "domain": [0, 0.03906], "showgrid": true}, "yaxis7": {"anchor": "x7", "domain": [0.8969, 0.9359], "showgrid": true}, "yaxis8": {"anchor": "x8", "domain": [0.8969, 0.9359], "showgrid": true}, "yaxis9": {"anchor": "x9", "domain": [0.8328, 0.8719], "showgrid": true}}}
